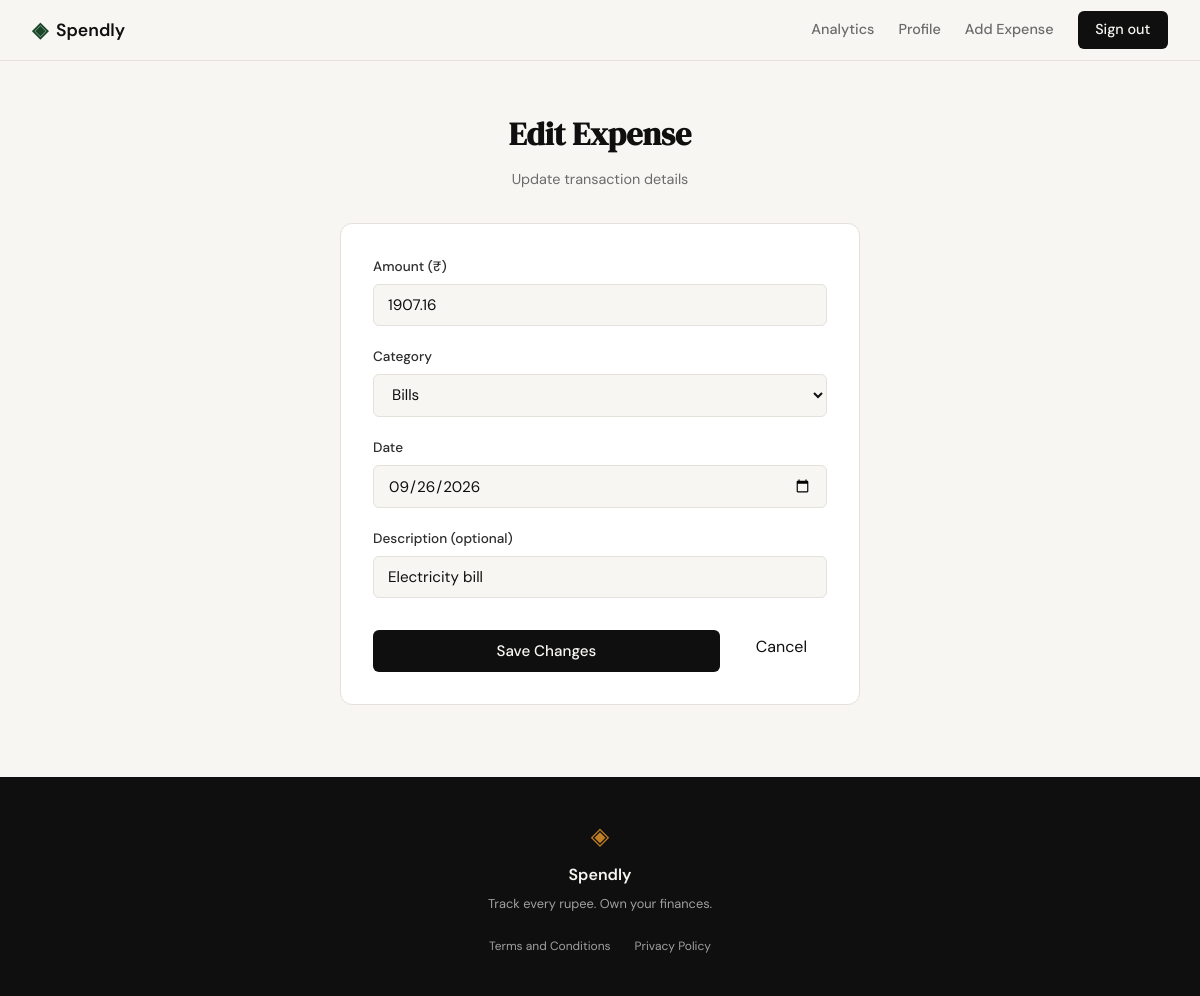
Page /expenses/4/edit (signed in) on the committed database.
### tables this page shows
CREATE TABLE expenses (
                id INTEGER PRIMARY KEY AUTOINCREMENT,
                user_id INTEGER NOT NULL,
                amount REAL NOT NULL,
                category TEXT NOT NULL,
                date TEXT NOT NULL,
                description TEXT,
                created_at TEXT DEFAULT CURRENT_TIMESTAMP,
                FOREIGN KEY (user_id) REFERENCES users (id) ON DELETE CASCADE
            );

### app.py (the view, shortened to what this page needs)
@app.route("/expenses/<int:id>/edit", methods=["GET", "POST"])
def edit_expense(id):
    if not session.get("user_id"):
        return redirect(url_for("login"))
    user_id = session["user_id"]
    expense = get_expense_by_id(id, user_id)
    if not expense:
        abort(404)
    categories = ["Food", "Transport", "Bills", "Health", "Entertainment", "Shopping", "Other"]
    return render_template(
        "edit_expense.html",
        expense=expense,
        categories=categories
    )

### database/db.py (called while the page is built)
def get_db():
    conn = sqlite3.connect(DATABASE_PATH)
    conn.row_factory = sqlite3.Row
    conn.execute("PRAGMA foreign_keys = ON")
    return conn

### database/queries.py (called while the page is built)
def get_expense_by_id(expense_id, user_id):
    with get_db() as conn:
        row = conn.execute(
            "SELECT id, user_id, amount, category, date, description FROM expenses WHERE id = ? AND user_id = ?",
            (expense_id, user_id)
        ).fetchone()
        return dict(row) if row else None

### templates/edit_expense.html (shortened to what this page needs)
{% extends "base.html" %}
{% block content %}
<section class="auth-section">
    <div class="auth-container" style="max-width: 520px;">
        <div class="auth-header">
            <h1 class="auth-title">Edit Expense</h1>
            <p class="auth-subtitle">Update transaction details</p>
        </div>
        <div class="auth-card">
            <form method="POST" action="{{ url_for('edit_expense', id=expense.id) }}">
                <div class="form-group">
                    <label for="amount">Amount (₹)</label>
                    <input type="number" id="amount" name="amount"
                           class="form-input" placeholder="0.00"
                           step="0.01" min="0.01"
                           value="{{ form_data.amount if form_data and form_data.amount is defined else expense.amount }}"
                           required autofocus>
                </div>
                <div class="form-group">
                    <label for="category">Category</label>
                    <select id="category" name="category" class="form-input" required>
                        {% for cat in categories %}
                        <option value="{{ cat }}" {% if (form_data and form_data.category == cat) or (not form_data and expense.category == cat) %}selected{% endif %}>{{ cat }}</option>
                        {% endfor %}
                    </select>
                </div>
                <div class="form-group">
                    <label for="date">Date</label>
                    <input type="date" id="date" name="date"
                           class="form-input"
                           value="{{ form_data.date if form_data and form_data.date is defined else expense.date }}"
                           required>
                </div>
                <div class="form-group">
                    <label for="description">Description (optional)</label>
                    <input type="text" id="description" name="description"
                           class="form-input" placeholder="e.g. Lunch at Deli"
                           maxlength="200"
                           value="{{ form_data.description if form_data and form_data.description is defined else (expense.description or '') }}">
                </div>
                <div style="display: flex; gap: 1rem; margin-top: 1.5rem;">
                    <button type="submit" class="btn-submit" style="flex: 1;">Save Changes</button>
                    <a href="{{ url_for('profile') }}" class="preset-btn" style="display: flex; align-items: center; justify-content: center; text-decoration: none; padding: 0.75rem 1.25rem;">Cancel</a>
                </div>
            </form>
        </div>
    </div>
</section>
{% endblock %}

### static/css/style.css (style rules this page uses)
:root { --ink: #0f0f0f; --ink-soft: #2d2d2d; --ink-muted: #6b6b6b; --ink-faint: #a0a0a0; --paper: #f7f6f3; --paper-warm: #f0ede6; --paper-card: #ffffff; --accent: #1a472a; --accent-light: #e8f0eb; --accent-2: #c17f24; --accent-2-light: #fdf3e3; --danger: #c0392b; --danger-light: #fdecea; --border: #e4e1da; --border-soft: #eeebe4; --font-display: 'DM Serif Display', Georgia, serif; --font-body: 'DM Sans', system-ui, sans-serif; --max-width: 1200px; --auth-width: 440px; --radius-sm: 6px; --radius-md: 12px; --radius-lg: 20px; }
*, *::before, *::after { box-sizing: border-box; margin: 0; padding: 0; }
html { font-size: 16px; scroll-behavior: smooth; }
body { background: var(--paper); color: var(--ink); font-family: var(--font-body); font-size: 1rem; line-height: 1.6; -webkit-font-smoothing: antialiased; }
a { color: inherit; text-decoration: none; }
.auth-section { min-height: calc(100vh - 60px - 100px); display: flex; align-items: center; justify-content: center; padding: 3rem 2rem; }
.auth-container { width: 100%; max-width: var(--auth-width); }
.auth-header { text-align: center; margin-bottom: 2rem; }
.auth-title { font-family: var(--font-display); font-size: 2rem; color: var(--ink); margin-bottom: 0.5rem; }
.auth-subtitle { font-size: 0.9rem; color: var(--ink-muted); }
.auth-card { background: var(--paper-card); border: 1px solid var(--border); border-radius: var(--radius-md); padding: 2rem; margin-bottom: 1.5rem; }
.form-group { margin-bottom: 1.25rem; }
.form-group label { display: block; font-size: 0.85rem; font-weight: 500; color: var(--ink-soft); margin-bottom: 0.4rem; }
.form-input { width: 100%; padding: 0.6rem 0.875rem; border: 1px solid var(--border); border-radius: var(--radius-sm); font-family: var(--font-body); font-size: 0.95rem; color: var(--ink); background: var(--paper); outline: none; transition: border-color 0.2s; }
.form-input::placeholder { color: var(--ink-faint); }
.btn-submit { width: 100%; padding: 0.7rem; background: var(--ink); color: var(--paper); border: none; border-radius: var(--radius-sm); font-family: var(--font-body); font-size: 0.95rem; font-weight: 500; cursor: pointer; transition: background 0.2s; margin-top: 0.5rem; }

### rows in the picture
expenses: amount "1907.16", category "Bills", date "09/26/2026", description "Electricity bill"
